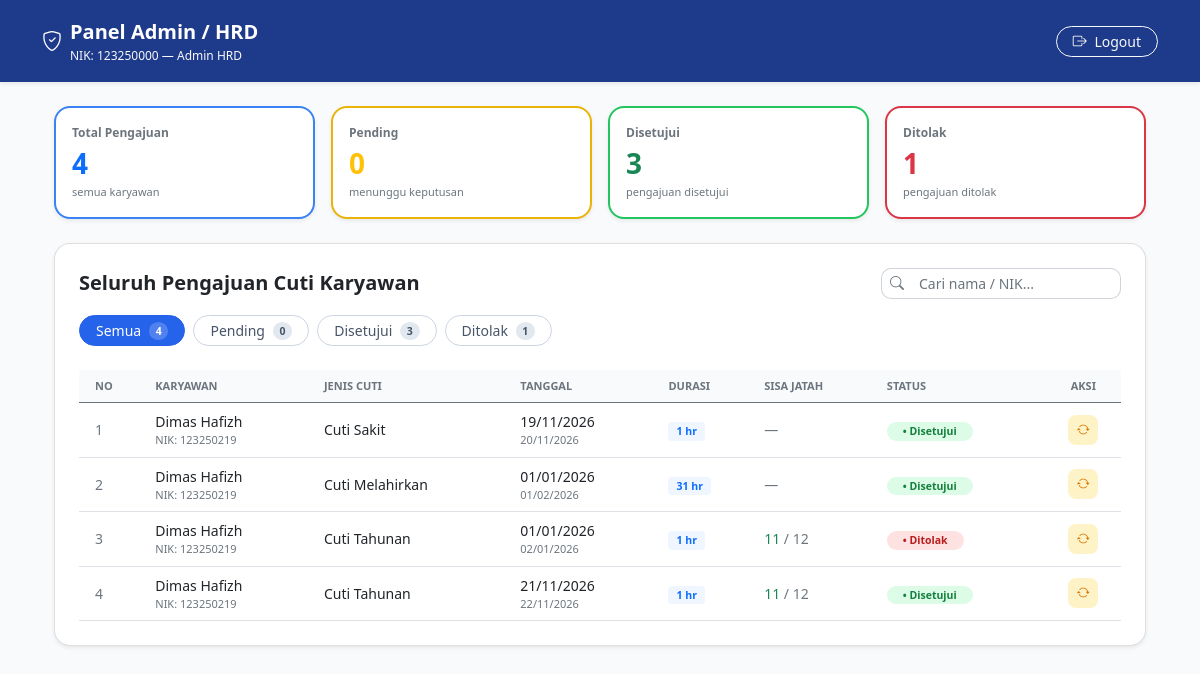
The app's page /admin/dashboard.php (signed in), older data.
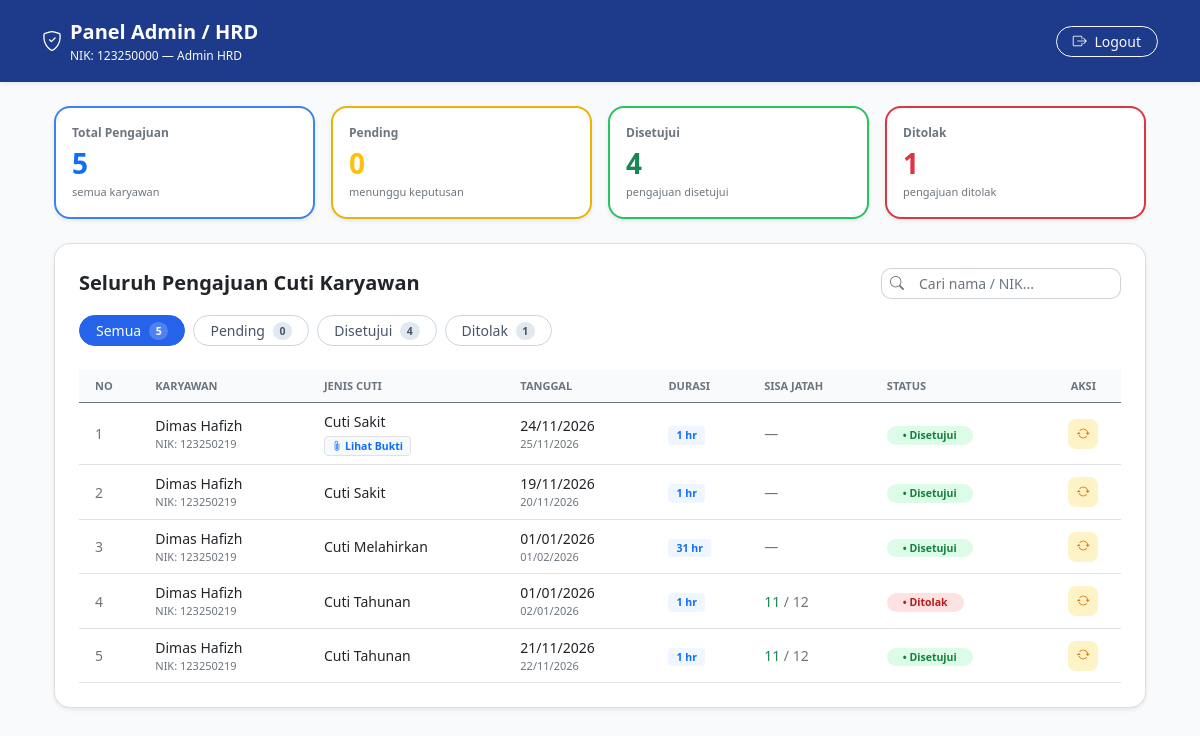
The same page, newer data.
### tables this page shows
CREATE TABLE `pengajuan_cuti` (
  `id` int NOT NULL,
  `user_id` int NOT NULL,
  `jenis_cuti` varchar(50) NOT NULL,
  `tanggal_mulai` date NOT NULL,
  `tanggal_selesai` date NOT NULL,
  `jumlah_hari` int NOT NULL,
  `alasan` text NOT NULL,
  `lampiran` varchar(255) DEFAULT NULL,
  `catatan_hrd` text,
  `status` enum('pending','approved','rejected') NOT NULL DEFAULT 'pending',
  `created_at` timestamp NULL DEFAULT CURRENT_TIMESTAMP
);

CREATE TABLE `users` (
  `id` int NOT NULL,
  `nik` varchar(20) NOT NULL,
  `nama` varchar(100) NOT NULL,
  `password` varchar(255) NOT NULL,
  `role` enum('karyawan','hrd') NOT NULL DEFAULT 'karyawan',
  `kuota_cuti` int NOT NULL DEFAULT '12'
);

### admin/dashboard.php (the view, shortened to what this page needs)
<?php
require_once '../koneksi.php';
$sql = "SELECT pengajuan_cuti.*, users.nik, users.nama,
               pengajuan_cuti.jumlah_hari AS durasi,
               (SELECT COALESCE(SUM(riwayat_cuti.jumlah_hari), 0)
                  FROM pengajuan_cuti AS riwayat_cuti
                 WHERE riwayat_cuti.user_id = pengajuan_cuti.user_id
                   AND riwayat_cuti.jenis_cuti = 'Cuti Tahunan'
                   AND riwayat_cuti.status = 'approved'
                   AND YEAR(riwayat_cuti.tanggal_mulai) = YEAR(pengajuan_cuti.tanggal_mulai)) AS terpakai
        FROM pengajuan_cuti
        JOIN users ON users.id = pengajuan_cuti.user_id
        ORDER BY pengajuan_cuti.id DESC";
$result = mysqli_query($koneksi, $sql);
$data = [];
$stat = ['total' => 0, 'pending' => 0, 'approved' => 0, 'rejected' => 0];
while ($r = mysqli_fetch_assoc($result)) {
    $r['sisa'] = max(0, KUOTA_TAHUNAN - (int)$r['terpakai']);
    $data[] = $r;
    $stat['total']++;
    if (isset($stat[$r['status']])) {
        $stat[$r['status']]++;
    }
}
function tgl($d) { return date('d/m/Y', strtotime($d)); }
?>
<!DOCTYPE html>
<html lang="en">
<head>
    <link href="https://cdn.jsdelivr.net/npm/bootstrap@5.0.2/dist/css/bootstrap.min.css" rel="stylesheet">
    <link rel="stylesheet" href="https://cdn.jsdelivr.net/npm/bootstrap-icons@1.11.3/font/bootstrap-icons.min.css">
    <link rel="stylesheet" href="../assets/css/style.css?v=<?php echo time(); ?>">
</head>
<body style="background-color: #f8fafc;">
    <nav class="navbar navbar-expand-lg navbar-dark shadow-sm" style="background-color: #1e3a8a !important;">
        <div class="container py-1">
            <a class="navbar-brand d-flex align-items-center fw-bold" href="#">
                <span class="brand-icon-admin me-2"><i class="bi bi-shield-check"></i></span>
                <div>
                    <div>Panel Admin / HRD</div>
                    <div class="small fw-normal text-light text-sm-custom">
                        NIK: <?php echo htmlspecialchars($_SESSION['nik']); ?> — <?php echo htmlspecialchars($_SESSION['nama']); ?>
                    </div>
                </div>
            </a>
            <a href="../logout.php" class="btn btn-outline-light btn-sm ms-auto rounded-pill px-3">
                <i class="bi bi-box-arrow-right me-1"></i> Logout
            </a>
        </div>
    </nav>
    <div class="container mt-4 mb-4 px-3 px-md-4">
        <div class="row g-3 mb-4">
            <div class="col-md-3">
                <div class="card shadow-sm stat-card stat-card-blue h-100">
                    <div class="card-body p-3">
                        <small class="text-muted fw-bold d-block text-sm-custom">Total Pengajuan</small>
                        <span class="fs-3 fw-bold text-primary"><?php echo $stat['total']; ?></span>
                        <small class="text-muted d-block text-xs">semua karyawan</small>
                    </div>
                </div>
            </div>
            <div class="col-md-3">
                <div class="card shadow-sm stat-card stat-card-yellow h-100">
                    <div class="card-body p-3">
                        <small class="text-muted fw-bold d-block text-sm-custom">Pending</small>
                        <span class="fs-3 fw-bold text-warning"><?php echo $stat['pending']; ?></span>
                        <small class="text-muted d-block text-xs">menunggu keputusan</small>
                    </div>
                </div>
            </div>
            <div class="col-md-3">
                <div class="card shadow-sm stat-card stat-card-green h-100">
                    <div class="card-body p-3">
                        <small class="text-muted fw-bold d-block text-sm-custom">Disetujui</small>
                        <span class="fs-3 fw-bold text-success"><?php echo $stat['approved']; ?></span>
                        <small class="text-muted d-block text-xs">pengajuan disetujui</small>
                    </div>
                </div>
            </div>
            <div class="col-md-3">
                <div class="card shadow-sm stat-card stat-card-red h-100">
                    <div class="card-body p-3">
                        <small class="text-muted fw-bold d-block text-sm-custom">Ditolak</small>
                        <span class="fs-3 fw-bold text-danger"><?php echo $stat['rejected']; ?></span>
                        <small class="text-muted d-block text-xs">pengajuan ditolak</small>
                    </div>
                </div>
            </div>
        </div>
        <div class="card shadow-sm stat-card mb-4">
            <div class="card-body p-4">
                <div class="d-flex justify-content-between align-items-center mb-3 flex-wrap gap-2">
                    <h5 class="fw-bold mb-0 text-dark">Seluruh Pengajuan Cuti Karyawan</h5>
                    <div class="input-group input-group-sm" style="max-width: 240px;">
                        <span class="input-group-text bg-white border-end-0 text-muted" style="border-radius: 10px 0 0 10px;">
                            <i class="bi bi-search"></i>
                        </span>
                        <input type="text" id="cari" class="form-control border-start-0" style="border-radius: 0 10px 10px 0;" placeholder="Cari nama / NIK...">
                    </div>
                </div>
                <div class="d-flex gap-2 mb-4 flex-wrap">
                    <button class="btn btn-filter-active btn-sm rounded-pill px-3 fw-semibold text-14" data-filter="semua">Semua
                        <span class="badge rounded-circle ms-1"><?php echo $stat['total']; ?></span></button>
                    <button class="btn btn-filter btn-sm rounded-pill px-3 fw-semibold text-14" data-filter="pending">Pending
                        <span class="badge rounded-circle ms-1"><?php echo $stat['pending']; ?></span></button>
                    <button class="btn btn-filter btn-sm rounded-pill px-3 fw-semibold text-14" data-filter="approved">Disetujui
                        <span class="badge rounded-circle ms-1"><?php echo $stat['approved']; ?></span></button>
                    <button class="btn btn-filter btn-sm rounded-pill px-3 fw-semibold text-14" data-filter="rejected">Ditolak
                        <span class="badge rounded-circle ms-1"><?php echo $stat['rejected']; ?></span></button>
                </div>
                <div class="table-responsive">
                    <table class="table table-hover align-middle mb-0 text-14">
                        <thead class="bg-table-header">
                            <tr class="text-muted text-xs text-uppercase">
                                <th class="ps-3">No</th>
                                <th>Karyawan</th>
                                <th>Jenis Cuti</th>
                                <th>Tanggal</th>
                                <th>Durasi</th>
                                <th>Sisa Jatah</th>
                                <th>Status</th>
                                <th class="text-center">Aksi</th>
                            </tr>
                        </thead>
                        <tbody id="tabel-body">
                            <?php foreach ($data as $i => $r):
                                $badgeMap = [
                                    'pending'  => ['badge-soft-pending', 'Pending'],
                                    'approved' => ['badge-soft-approved', 'Disetujui'],
                                    'rejected' => ['badge-soft-rejected', 'Ditolak']
                                ];
                                $badge = $badgeMap[$r['status']] ?? ['bg-secondary text-white', $r['status']];
                            ?>
                                <tr data-status="<?php echo $r['status']; ?>"
                                    data-cari="<?php echo htmlspecialchars(strtolower($r['nama'] . ' ' . $r['nik'])); ?>">
                                    <td class="ps-3 text-muted"><?php echo $i + 1; ?></td>
                                    <td>
                                        <div class="fw-semibold"><?php echo htmlspecialchars($r['nama']); ?></div>
                                        <div class="text-muted text-xs">NIK: <?php echo htmlspecialchars($r['nik']); ?></div>
                                    </td>
                                    <td>
                                        <div><?php echo htmlspecialchars($r['jenis_cuti']); ?></div>
                                        <?php if (!empty($r['lampiran'])): ?>
                                            <a href="../uploads/<?php echo htmlspecialchars($r['lampiran']); ?>" target="_blank" class="badge bg-light text-primary border text-decoration-none mt-1">
                                                <i class="bi bi-paperclip"></i> Lihat Bukti
                                            </a>
                                        <?php endif; ?>
                                    </td>
                                    <td>
                                        <div><?php echo tgl($r['tanggal_mulai']); ?></div>
                                        <div class="text-muted text-xs"><?php echo tgl($r['tanggal_selesai']); ?></div>
                                    </td>
                                    <td>
                                        <span class="badge bg-soft-blue text-primary fw-semibold px-2 py-1"><?php echo $r['durasi']; ?> hr</span>
                                    </td>
                                    <td>
                                        <?php if ($r['jenis_cuti'] === 'Cuti Tahunan'): ?>
                                            <span class="fw-semibold <?php echo $r['sisa'] > 0 ? 'text-success' : 'text-primary'; ?>"><?php echo $r['sisa']; ?></span>
                                            <span class="text-muted">/ <?php echo KUOTA_TAHUNAN; ?></span>
                                        <?php else: ?>
                                            <span class="text-muted">—</span>
                                        <?php endif; ?>
                                    </td>
                                    <td>
                                        <span class="badge rounded-pill <?php echo $badge[0]; ?> fw-semibold px-3 py-1">
                                            &bull; <?php echo $badge[1]; ?>
                                        </span>
                                    </td>
                                    <td class="text-center">
                                        <?php if ($r['status'] === 'pending'): ?>
                                            <div class="d-inline-flex gap-1">
                                                <button type="button" class="btn-icon-aksi"
                                                    style="background-color: #dcfce7; color: #16a34a;"
                                                    title="Setujui"
                                                    data-bs-toggle="modal" data-bs-target="#modalStatus"
                                                    data-id="<?php echo $r['id']; ?>"
                                                    data-nama="<?php echo htmlspecialchars($r['nama']); ?>"
                                                    data-jenis="<?php echo htmlspecialchars($r['jenis_cuti']); ?>"
                                                    data-alasan="<?php echo htmlspecialchars($r['alasan']); ?>"
                                                    data-lampiran="<?php echo htmlspecialchars($r['lampiran'] ?? ''); ?>"
                                                    data-aksi="approved"
                                                    data-catatan="<?php echo htmlspecialchars($r['catatan_hrd'] ?? ''); ?>">
                                                    <i class="bi bi-check-lg"></i>
                                                </button>
                                                <button type="button" class="btn-icon-aksi"
                                                    style="background-color: #fee2e2; color: #dc2626;"
                                                    title="Tolak"
                                                    data-bs-toggle="modal" data-bs-target="#modalStatus"
                                                    data-id="<?php echo $r['id']; ?>"
                                                    data-nama="<?php echo htmlspecialchars($r['nama']); ?>"
                                                    data-jenis="<?php echo htmlspecialchars($r['jenis_cuti']); ?>"
                                                    data-alasan="<?php echo htmlspecialchars($r['alasan']); ?>"
                                                    data-lampiran="<?php echo htmlspecialchars($r['lampiran'] ?? ''); ?>"
                                                    data-aksi="rejected"
                                                    data-catatan="<?php echo htmlspecialchars($r['catatan_hrd'] ?? ''); ?>">
                                                    <i class="bi bi-x-lg"></i>
                                                </button>
                                            </div>
                                        <?php else: ?>
                                            <button type="button" class="btn-icon-aksi"
                                                style="background-color: #fef3c7; color: #d97706;"
                                                title="Ubah Keputusan"
                                                data-bs-toggle="modal" data-bs-target="#modalStatus"
                                                data-id="<?php echo $r['id']; ?>"
                                                data-nama="<?php echo htmlspecialchars($r['nama']); ?>"
                                                data-jenis="<?php echo htmlspecialchars($r['jenis_cuti']); ?>"
                                                data-alasan="<?php echo htmlspecialchars($r['alasan']); ?>"
                                                data-lampiran="<?php echo htmlspecialchars($r['lampiran'] ?? ''); ?>"
                                                data-aksi="<?php echo $r['status']; ?>"
                                                data-catatan="<?php echo htmlspecialchars($r['catatan_hrd'] ?? ''); ?>">
                                                <i class="bi bi-arrow-repeat"></i>
                                            </button>
                                        <?php endif; ?>
                                    </td>
                                </tr>
                            <?php endforeach; ?>
                        </tbody>
                    </table>
                </div>
            </div>
        </div>
    </div>
</body>
</html>

### assets/css/style.css (style rules this page uses)
.text-xs { font-size: 11px; }
.text-sm-custom { font-size: 12px; }
.bg-table-header { background-color: #f8fafc; }
.bg-soft-blue { background-color: #eff6ff; }
.text-14 { font-size: 14px; }
body .btn-filter { background-color: #ffffff; border: 1px solid #cbd5e1; color: #475569; transition: all 0.2s ease-in-out; }
body .btn-filter .badge { background-color: #e2e8f0; color: #475569; }
body .btn-filter-active { background-color: #2563eb; border-color: #2563eb; color: #ffffff; transition: all 0.2s ease-in-out; }
body .btn-filter-active .badge { background-color: rgba(255, 255, 255, 0.2); color: #ffffff; }
.stat-card { border-radius: 1rem; transition: all 0.2s ease-in-out; }
.stat-card-blue { border: 2px solid #3b82f6; }
.stat-card-green { border: 2px solid #22c55e; }
.stat-card-red { border: 2px solid #dc3545; }
.stat-card-yellow { border: 2px solid #eab308; }
.badge-soft-approved { background-color: #dcfce7; color: #15803d; }
.badge-soft-rejected { background-color: #fee2e2; color: #b91c1c; }
.btn-icon-aksi { width: 30px; height: 30px; padding: 0; display: inline-flex; align-items: center; justify-content: center; border-radius: 8px; border: none; font-size: 13px; text-decoration: none; }

Row changes from the older to the newer data that the page shows:
added pengajuan_cuti: user.nama "Dimas Hafizh", user.nik "123250219", jenis_cuti "Cuti Sakit", tanggal_mulai "24/11/2026", tanggal_selesai "25/11/2026", jumlah_hari "1", status "Disetujui"
Text that changed along with them:
$stat['total']: "4" → "5"
$stat['approved']: "3" → "4"
